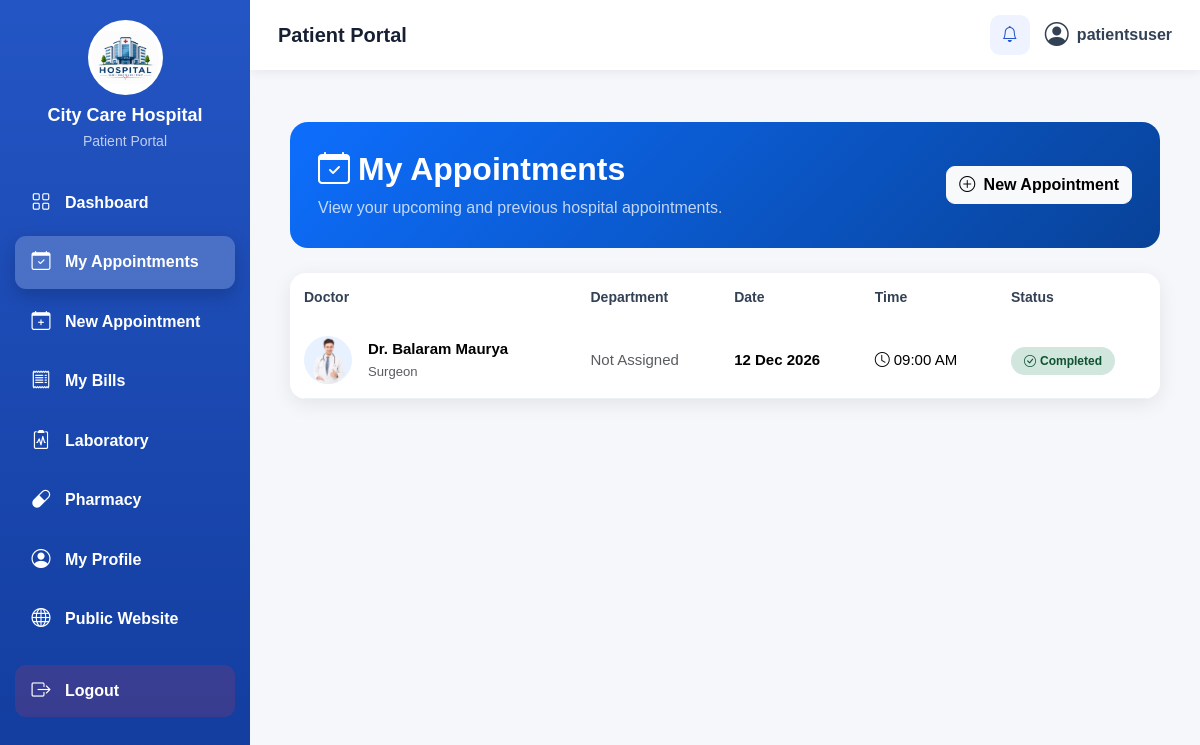
Page /patient/appointments/ (signed in) on the earlier database version.
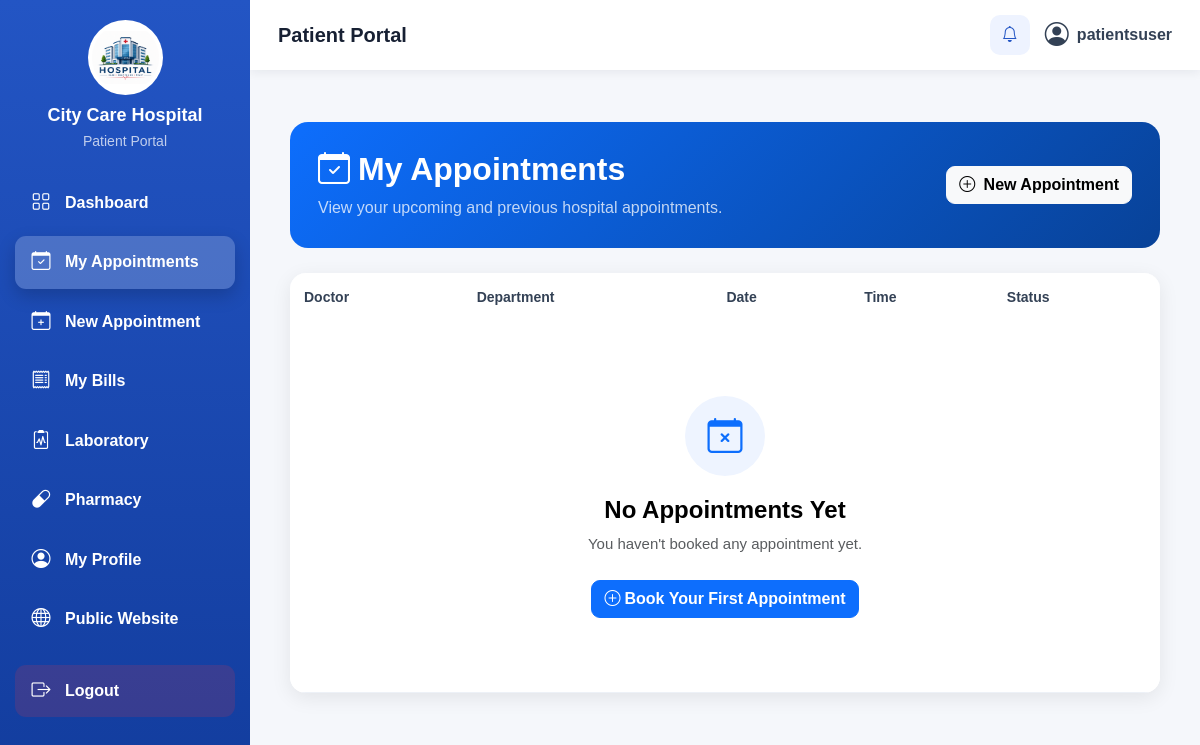
Same page on the later database version.
### management/models.py (models this page shows, shortened)
class Appointment(models.Model):
    STATUS_CHOICES = [
        ("Pending", "Pending"),
        ("Completed", "Completed"),
        ("Cancelled", "Cancelled"),
    ]
    patient = models.ForeignKey(
        Patient,
        on_delete=models.CASCADE,
        related_name="appointments"
    )
    doctor = models.ForeignKey(
        Doctor,
        on_delete=models.CASCADE,
        related_name="appointments"
    )
    appointment_date = models.DateField()
    appointment_time = models.TimeField()
    symptoms = models.TextField(
        blank=True
    )
    status = models.CharField(
        max_length=20,
        choices=STATUS_CHOICES,
        default="Pending"
    )
    class Meta:
        ordering = [
            "-appointment_date",
            "-appointment_time"
        ]
        constraints = [
            models.UniqueConstraint(
                fields=[
                    "doctor",
                    "appointment_date",
                    "appointment_time",
                ],
                condition=models.Q(
                    status__in=["Pending", "Completed"]
                ),
                name="unique_active_doctor_slot",
            )
        ]

class Doctor(models.Model):
    GENDER_CHOICES = [
        ("Male", "Male"),
        ("Female", "Female"),
        ("Other", "Other"),
    ]
    name = models.CharField(
        max_length=100
    )
    email = models.EmailField(
        blank=True
    )
    specialization = models.CharField(
        max_length=100
    )
    qualification = models.CharField(
        max_length=150,
        blank=True
    )
    medical_registration_number = models.CharField(
        max_length=100,
        blank=True
    )
    experience = models.PositiveIntegerField(
        default=0,
        help_text="Experience in years"
    )
    department = models.ForeignKey(
        Department,
        on_delete=models.SET_NULL,
        null=True,
        blank=True,
        related_name="doctors"
    )
    phone = models.CharField(
        max_length=15
    )
    aadhaar_number = models.CharField(
        max_length=12,
        blank=True
    )
    date_of_birth = models.DateField(
        null=True,
        blank=True
    )
    gender = models.CharField(
        max_length=10,
        choices=GENDER_CHOICES,
        blank=True
    )
    address = models.TextField(
        blank=True
    )
    joining_date = models.DateField(
        null=True,
        blank=True
    )
    photo = models.ImageField(
        upload_to="doctors/",
        blank=True,
        null=True
    )
    fee = models.DecimalField(
        max_digits=10,
        decimal_places=2,
        default=0
    )
    is_active = models.BooleanField(
        default=True
    )
    created_at = models.DateTimeField(
        auto_now_add=True
    )
    updated_at = models.DateTimeField(
        auto_now=True
    )
    class Meta:
        ordering = ["name"]

### management/views.py (the view)
@role_required(["Patient"])
def patient_appointments(request):
    profile = request.user.userprofile
    patient = profile.patient_profile
    if patient:
        appointments = (
            Appointment.objects
            .filter(
                patient=patient
            )
            .select_related(
                "doctor"
            )
            .order_by(
                "-appointment_date",
                "-appointment_time"
            )
        )
    else:
        appointments = (
            Appointment.objects.none()
        )
    return render(
        request,
        "patient/patient_appointments.html",
        {
            "profile":
                profile,
            "patient":
                patient,
            "appointments":
                appointments,
        }
    )

### management/models.py (called while the page is built)
    @property
    def can_login_to_role_dashboard(self):
        if self.role == "Patient":
            return True
        return self.is_approved

### management/views.py (called while the page is built, shortened)
def role_required(allowed_roles):
    def decorator(view_function):
        @wraps(view_function)
        @login_required(login_url="login")
        def wrapper(request, *args, **kwargs):
            if request.user.is_superuser:
                return redirect("dashboard")
            try:
                profile = request.user.userprofile
            except UserProfile.DoesNotExist:
                messages.error(
                    request,
                    "Your account role is not configured."
                )
                logout(request)
                return redirect("login")
            return view_function(
                request,
                *args,
                **kwargs
            )
        return wrapper
    return decorator

### templates/patient/patient_appointments.html (shortened to what this page needs)
{% extends 'base.html' %}
{% load static %}
{% block content %}
<div class="container-fluid py-4">
<div class="appointment-header"><div class="d-flex justify-content-between align-items-center flex-wrap gap-3"><div><h2 class="mb-2 fw-bold"><i class="bi bi-calendar-check me-2"></i>My Appointments</h2><p class="mb-0 opacity-75">View your upcoming and previous hospital appointments.</p></div><a href="{% url 'patient_new_appointment' %}" class="btn btn-light"><i class="bi bi-plus-circle me-1"></i> New Appointment</a></div></div>
<div class="card appointment-card"><div class="card-body p-0"><div class="table-responsive"><table class="table appointment-table mb-0"><thead><tr><th>Doctor</th><th>Department</th><th>Date</th><th>Time</th><th>Status</th></tr></thead><tbody>
{% for appointment in appointments %}
<tr><td><div class="d-flex align-items-center">
<div class="doctor-icon">{% if appointment.doctor.photo %}<img src="{{ appointment.doctor.photo.url }}" alt="Doctor" style="width:48px;height:48px;object-fit:cover">{% else %}<i class="bi bi-person-badge"></i>{% endif %}</div>
<div class="ms-3"><div class="fw-bold">Dr. {{ appointment.doctor.name }}</div><small class="text-muted">{{ appointment.doctor.specialization }}</small></div></div></td>
<td>{% if appointment.doctor.department %}{{ appointment.doctor.department.name }}{% else %}<span class="text-muted">Not Assigned</span>{% endif %}</td>
<td class="fw-semibold">{{ appointment.appointment_date|date:"d M Y" }}</td>
<td><i class="bi bi-clock me-1"></i>{{ appointment.appointment_time|time:"h:i A" }}</td>
<td>{% if appointment.status == 'Pending' %}<span class="status-badge status-pending"><i class="bi bi-hourglass-split me-1"></i>Pending</span>{% elif appointment.status == 'Completed' %}<span class="status-badge status-completed"><i class="bi bi-check-circle me-1"></i>Completed</span>{% elif appointment.status == 'Cancelled' %}<span class="status-badge status-cancelled"><i class="bi bi-x-circle me-1"></i>Cancelled</span>{% else %}<span class="badge bg-secondary">{{ appointment.status }}</span>{% endif %}</td></tr>
{% empty %}<tr><td colspan="5"><div class="empty-box"><div class="empty-icon"><i class="bi bi-calendar-x"></i></div><h4 class="fw-bold">No Appointments Yet</h4><p class="text-muted mb-4">You haven't booked any appointment yet.</p><a href="{% url 'patient_new_appointment' %}" class="btn btn-primary"><i class="bi bi-plus-circle me-1"></i>Book Your First Appointment</a></div></td></tr>{% endfor %}
</tbody></table></div></div></div>
</div>
{% endblock %}

Differences in the rows shown:
removed Appointment: doctor.photo (picture), doctor.name "Balaram Maurya", doctor.specialization "Surgeon", shows "Not Assigned", appointment_date "12 Dec 2026", appointment_time "09:00 AM", status "Completed" (drawn)
Other differences:
text now shown: "No Appointments Yet You haven't booked any appointment yet. Book Your First Appointment"
